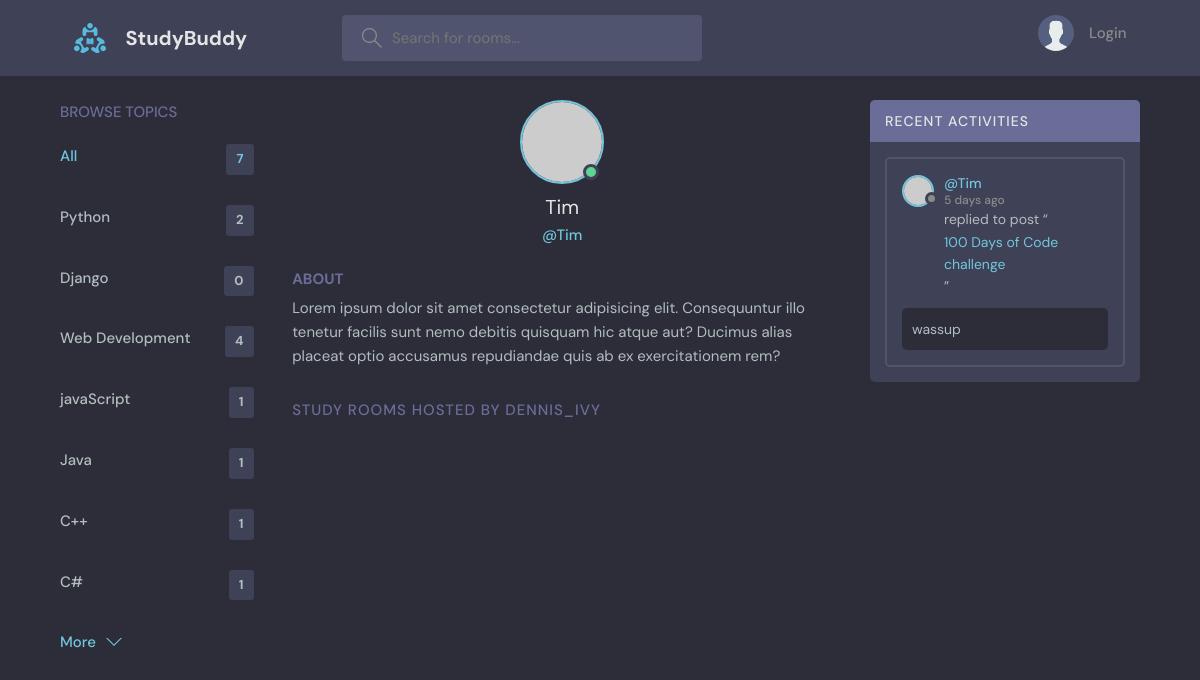
The page /profile/2 on the database its author committed.
### base/models.py (models this page shows, shortened)
class Topic(models.Model):
    name = models.CharField(max_length=200)

class Message(models.Model):
    user = models.ForeignKey(User, on_delete=models.CASCADE) # note that we are using the default django User as imported
    room = models.ForeignKey(Room, on_delete=models.CASCADE) # one to many relationship, related to Room. CASCADE - when a room is deleted, all its messages are deleted
    body = models.TextField()
    updated = models.DateTimeField(auto_now=True)   # timestamp for when saved
    created = models.DateTimeField(auto_now_add=True)   # timestamp for when created
    class Meta:
        ordering = ['-updated', '-created'] # dash is descending order

class Room(models.Model):
    host = models.ForeignKey(User, on_delete=models.SET_NULL, null=True)
    topic = models.ForeignKey(Topic, on_delete=models.SET_NULL, null=True) # a room can only have one topic
    name = models.CharField(max_length=200)
    description = models.TextField(null=True, blank=True)   # blanks allowed
    participants = models.ManyToManyField(User, related_name='participants', blank=True)
    updated = models.DateTimeField(auto_now=True)   # timestamp for when saved
    created = models.DateTimeField(auto_now_add=True)   # timestamp for when created
    def __str__(self):
        return self.name

### base/views.py (the view)
# urls.py: path('profile/<str:pk>', views.userProfile, name="user-profile"),
def userProfile(request, pk):
    user = User.objects.get(id=pk)
    rooms = user.room_set.all()
    room_messages = user.message_set.all()
    topics = Topic.objects.all()
    context = {'user' : user, 'rooms' : rooms, 'room_messages' : room_messages,
               'topics' : topics}
    return render(request, 'base/profile.html', context)

### base/templates/base/profile.html (shortened to what this page needs)
{% extends 'main.html' %} {% block content %}
  <main class="profile-page layout layout--3">
    <div class="container">
      {% include 'base/topics_component.html' %}
      <div class="roomList">
        <div class="profile">
          <div class="profile__avatar">
            <div class="avatar avatar--large active">
              <img src="https://randomuser.me/api/portraits/men/11.jpg" />
            </div>
          </div>
          <div class="profile__info">
            <h3>{{user.username}}</h3>
            <p>@{{user.username}}</p>
          </div>
          <div class="profile__about">
            <h3>About</h3>
            <p>
              Lorem ipsum dolor sit amet consectetur adipisicing elit. Consequuntur illo tenetur
              facilis sunt nemo debitis quisquam hic atque aut? Ducimus alias placeat optio
              accusamus repudiandae quis ab ex exercitationem rem?
            </p>
          </div>
        </div>
        <div class="roomList__header">
          <div>
            <h2>Study Rooms Hosted by dennis_ivy</a>
            </h2>
          </div>
        </div>
      </div>
      {% include 'base/activity_component.html' %}
    </div>
  </main>
  {% endblock content %}

### base/templates/base/topics_component.html
<div class="topics">
  <div class="topics__header">
    <h2>Browse Topics</h2>
  </div>
  <ul class="topics__list">
    <li>
      <a href="{% url 'home' %}" class="active">All <span>{{topics.count}}</span></a>
    </li>
    {% for topic in topics %}
    <li>
      <a href="{% url 'home' %}?q={{topic.name}}">{{topic.name}} <span>{{topic.room_set.all.count}}</span></a>
    </li>
    {% endfor %}
  </ul>
  <a class="btn btn--link" href="topics.html">
    More
    <svg
      version="1.1"
      xmlns="http://www.w3.org/2000/svg"
      width="32"
      height="32"
      viewBox="0 0 32 32"
    >
      <title>chevron-down</title>
      <path d="M16 21l-13-13h-3l16 16 16-16h-3l-13 13z"></path>
    </svg>
  </a>
</div>

### base/templates/base/activity_component.html (shortened to what this page needs)
<div class="activities">
  <div class="activities__header">
    <h2>Recent Activities</h2>
  </div>
  {% for message in room_messages %}
  <div class="activities__box">
    <div class="activities__boxHeader roomListRoom__header">
      <a
        href="{% url 'user-profile' message.user.id %}"
        class="roomListRoom__author"
      >
        <div class="avatar avatar--small">
          <img src="https://randomuser.me/api/portraits/women/11.jpg" />
        </div>
        <p>
          @{{message.user}}
          <span>{{message.created|timesince}} ago</span>
        </p>
      </a>
    </div>
    <div class="activities__boxContent">
      <p>
        replied to post “<a href="{% url 'room' message.room.id %}">{{message.room}}</a>”
      </p>
      <div class="activities__boxRoomContent">
        {{message.body}}
      </div>
    </div>
  </div>
  {% endfor %}
</div>

### rows shown on the page
Topic: name "Python", room_set.all.count "2"
Topic: name "Django", room_set.all.count "0"
Topic: name "Web Development", room_set.all.count "4"
Topic: name "javaScript", room_set.all.count "1"
Topic: name "Java", room_set.all.count "1"
Topic: name "C++", room_set.all.count "1"
Topic: name "C#", room_set.all.count "1"
Message: user "Tim", created "5 days", room "100 Days of Code challenge", body "wassup"

### other values the page prints
{{ topics.count }} "7"
{{ user.username }} "Tim"
